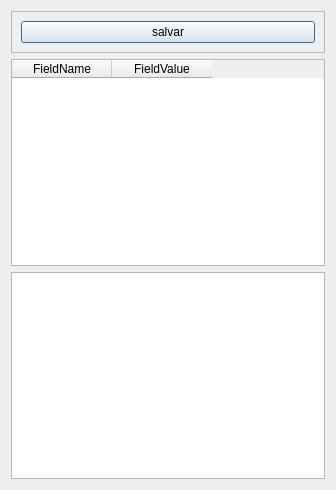
<?xml version="1.0" encoding="UTF-8"?>
<ui version="4.0">
 <class>d_editor_form</class>
 <widget class="QDialog" name="d_editor_form">
  <property name="geometry">
   <rect>
    <x>0</x>
    <y>0</y>
    <width>336</width>
    <height>490</height>
   </rect>
  </property>
  <property name="windowTitle">
   <string>Dialog</string>
  </property>
  <property name="modal">
   <bool>true</bool>
  </property>
  <layout class="QVBoxLayout" name="verticalLayout">
   <item>
    <widget class="QFrame" name="frame">
     <property name="minimumSize">
      <size>
       <width>0</width>
       <height>40</height>
      </size>
     </property>
     <property name="frameShape">
      <enum>QFrame::StyledPanel</enum>
     </property>
     <property name="frameShadow">
      <enum>QFrame::Raised</enum>
     </property>
     <layout class="QHBoxLayout" name="horizontalLayout">
      <property name="spacing">
       <number>6</number>
      </property>
      <property name="bottomMargin">
       <number>9</number>
      </property>
      <item>
       <widget class="QPushButton" name="bt_salvar">
        <property name="text">
         <string>salvar</string>
        </property>
       </widget>
      </item>
     </layout>
    </widget>
   </item>
   <item>
    <widget class="QTableWidget" name="grid">
     <column>
      <property name="text">
       <string>FieldName</string>
      </property>
     </column>
     <column>
      <property name="text">
       <string>FieldValue</string>
      </property>
     </column>
    </widget>
   </item>
   <item>
    <widget class="QPlainTextEdit" name="mem_grid">
     <property name="font">
      <font>
       <family>Monospace</family>
      </font>
     </property>
     <property name="lineWrapMode">
      <enum>QPlainTextEdit::NoWrap</enum>
     </property>
    </widget>
   </item>
  </layout>
 </widget>
 <resources/>
 <connections/>
</ui>
